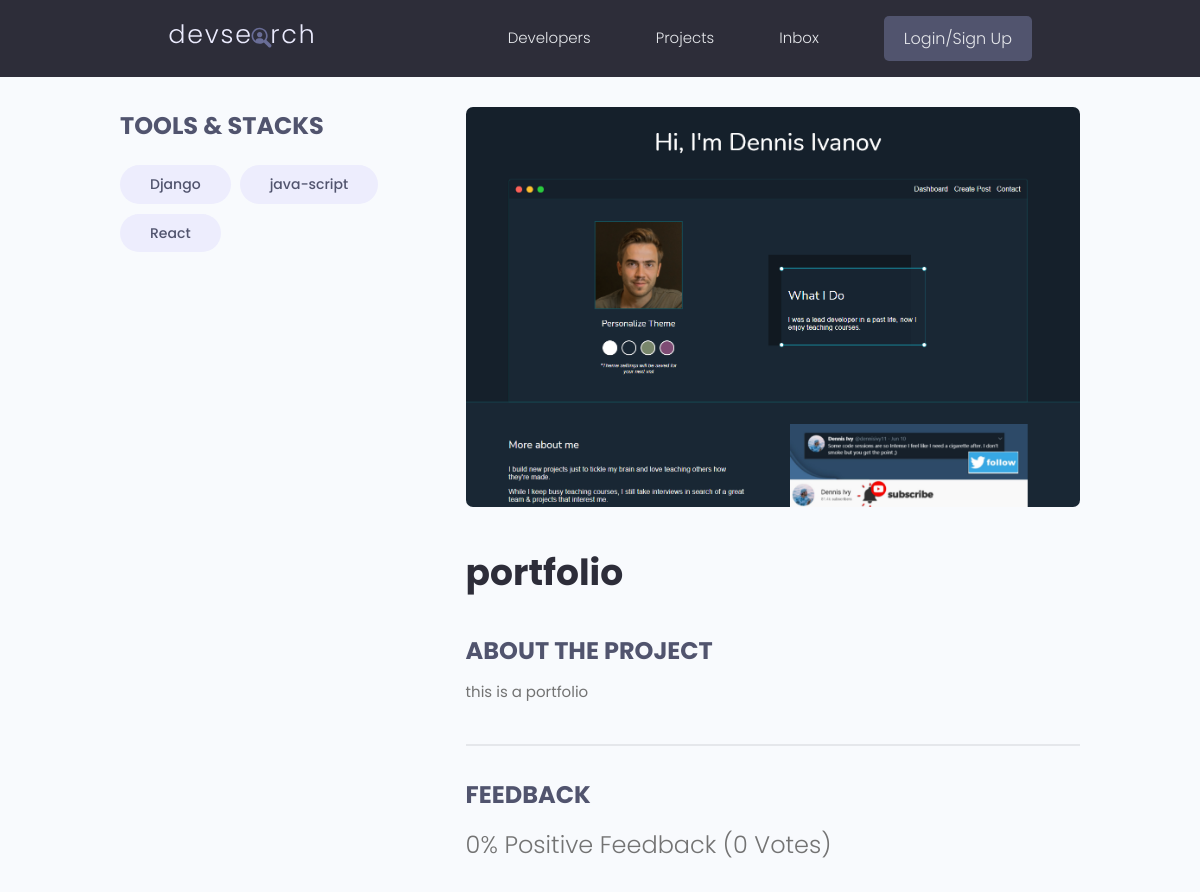
The page /projects/project/8659d5f2-41cb-4a25-9776-360f47034bf8/ on the database its author committed.
### projects/models.py (models this page shows, shortened)
class Tag (models.Model):
    name= models.CharField(max_length=200)
    created=models.DateTimeField(auto_now_add=True)
    id = models.UUIDField(default=uuid.uuid4 , unique=True ,primary_key=True,editable=False)
    def __str__(self):
        return self.name

class Project (models.Model):
    owner=models.ForeignKey(Profile,null=True,blank=True,on_delete=models.SET_NULL)
    title=models.CharField(max_length=200)
    description= models.TextField(null=True,blank=True)
    featured_image=models.ImageField(null=True,blank=True,default="default.png")
    demo_link=models.CharField(max_length=2000,null=True,blank=True)
    source_link=models.CharField(max_length=2000,null=True,blank=True)
    tags=models.ManyToManyField('Tag',blank=True)
    vote_total=models.IntegerField(default=0,null=True,blank=True)
    vote_ratio=models.IntegerField(default=0,null=True,blank=True)
    created=models.DateTimeField(auto_now_add=True)
    id = models.UUIDField(default=uuid.uuid4 , unique=True ,primary_key=True,editable=False)

### projects/views.py (the view)
# urls.py: path('project/<str:pk>/',views.project,name='project'),
def project (request,pk):
    projectobj = Project.objects.get(id=pk)
    tags=projectobj.tags.all()
    return render(request,'projects/project-single.html',{'project':projectobj,'tags':tags})

### projects/templates/projects/project-single.html (shortened to what this page needs)
{% extends 'base.html' %}
{% block content %}
<main class="singleProject my-md">
    <div class="container">
        <div class="layout">
            <div class="column column--1of3">
                <h3 class="singleProject__subtitle">Tools & Stacks</h3>
                <div class="singleProject__toolStack">
                    {% for tag in project.tags.all %}
                    <span class="tag tag--pill tag--sub tag--lg">
                        <small>{{tag}}</small>
                    </span>
                    {% endfor %}
                </div>
            </div>
            <div class="column column--2of3">
                <img class="singleProject__preview" src="{{project.featured_image.url }}" alt="portfolio thumbnail" />
                <h2 class="singleProject__title">{{project.title}}</h2>
                <h3 class="singleProject__subtitle">About the Project</h3>
                <div class="singleProject__info">
                    {{project.description}}
                </div>
                <div class="comments">
                    <h3 class="singleProject__subtitle">Feedback</h3>
                    <h5 class="project--rating">
                        {{project.vote_ratio}}% Positive Feedback ({{project.vote_total}}
                        Vote{{project.vote_total|pluralize:"s"}})
                    </h5>
                    </div>
                </div>
            </div>
        </div>
</main>
{% endblock %}

### static/styles/app.css (style rules this page uses)
:root { --color-sub: #2d2d39; }
img { width: 100%; }
.singleProject .column--1of3 { order: 2; }
@media screen and (min-width: 1081px) { .singleProject .column--1of3 { order: 1; } }
@media screen and (min-width: 1081px) { .singleProject .column--2of3 { order: 2; } }
.singleProject__toolStack { margin-top: 2rem; margin-bottom: 4rem; }
.singleProject__preview { height: 50vh; object-fit: cover; object-position: top center; margin-bottom: 3rem; border-radius: 0.7rem; }
.singleProject__title { font-size: 3.6rem; font-weight: 700; color: var(--color-sub); margin-bottom: 3rem; }
.project--rating { margin-bottom: 1.6em; margin-top: .5em; }
.singleProject__subtitle { text-transform: uppercase; font-size: 2.4rem; font-weight: 700; color: var(--color-sub-light); margin-bottom: 1rem; }
.comments { margin-top: 4rem; padding-top: 3rem; border-top: 2px solid var(--color-light); }

### static/uikit/styles/modules/_variables.css (style rules this page uses)
:root { --color-main: #5aa5b9; --color-main-light: #e6faff; --color-sub: #3f4156; --color-sub-light: #51546e; --color-sub-lighter: #ededfd; --color-text: #737373; --color-gray: #8b8b8b; --color-light: #e5e7eb; --color-light-gray: #767676; --color-bg: #f8fafd; --color-white: #fffefd; --color-white-light: #f3f3f3; --color-success: #359e64; --color-success-bg: #def8e8; --color-error: #fc4b0b; --color-error-bg: #fff2ee; --font-base: 'Poppins', arial, helvetica, 'Segoe UI', roboto, ubuntu, sans-serif; --font-monospace: 'Fira Code', 'Courier New', courier, monospace; --font-regular: 300; --font-medium: 500; --font-bold: 700; --generic-shadow: 1px 1px 5px #00000010; --generic-transition: all 0.3s ease-in-out; }

### static/uikit/styles/modules/_base.css (style rules this page uses)
* { margin: 0; padding: 0; box-sizing: border-box; text-rendering: optimizeLegibility; color: inherit; font-size: inherit; }
html { font-size: 50%; }
@media only screen and (min-width: 480px) { html { font-size: 56.25%; } }
@media only screen and (min-width: 1200px) { html { font-size: 62.5%; } }
body { line-height: 1.6; font-weight: 400; font-size: 1.5rem; color: var(--color-text); background-color: var(--color-bg); min-height: 100vh; }

### static/uikit/styles/modules/_typography.css (style rules this page uses)
* { font-family: var(--font-base); }
h2 { font-size: 3.6rem; font-weight: var(--font-bold); }
h3 { font-size: 3.2rem; font-weight: var(--font-medium); }
h5 { font-size: 2.4rem; font-weight: var(--font-medium); }
h5, h6 { font-weight: var(--font-regular); }
p, span, strong { font-size: 1.6rem; color: var(--color-text); font-weight: var(--font-regular); }

### static/uikit/styles/modules/_utilities.css (style rules this page uses)
.container { width: 92%; max-width: 165rem; margin: 0 auto; box-sizing: border-box; }
@media screen and (min-width: 1000px) { .container { width: 90%; } }
@media screen and (min-width: 1200px) { .container { width: 80%; } }
.my-md { margin: 3rem auto; }

### static/uikit/styles/modules/_tag.css (style rules this page uses)
.tag { display: inline-flex; align-items: center; background-color: var(--color-sub); height: -webkit-fit-content; height: -moz-fit-content; height: fit-content; width: -webkit-fit-content; width: -moz-fit-content; width: fit-content; border-radius: 0.5rem; padding: 0.5rem 1.5rem; font-size: 1.2rem; cursor: pointer; }
.tag:not(:last-child) { margin-right: 0.25rem; margin-bottom: 0.75rem; }
.tag > small { color: var(--color-white); }
.tag--pill { border-radius: 5rem; }
.tag--sub, .tag--sub > small { background: var(--color-sub-lighter); color: var(--color-sub-light); font-weight: 500; }
.tag--lg { padding: 0.8rem 3rem; font-size: 1.4rem; }
.tag--lg:not(:last-child) { margin-right: 0.5rem; margin-bottom: 1rem; }

### static/uikit/styles/modules/_layout.css (style rules this page uses)
.layout { display: flex; flex-flow: row wrap; justify-content: space-between; }
.layout > .column { margin-bottom: 3rem; }
.layout > .column.column--1of3 { flex-basis: 30%; }
.layout > .column.column--2of3 { flex-basis: 64%; }

### rows shown on the page
Tag: name "Django"
Tag: name "java-script"
Tag: name "React"
Project: featured_image (picture), title "portfolio", description "this is a portfolio", vote_ratio "0", vote_total "0"
